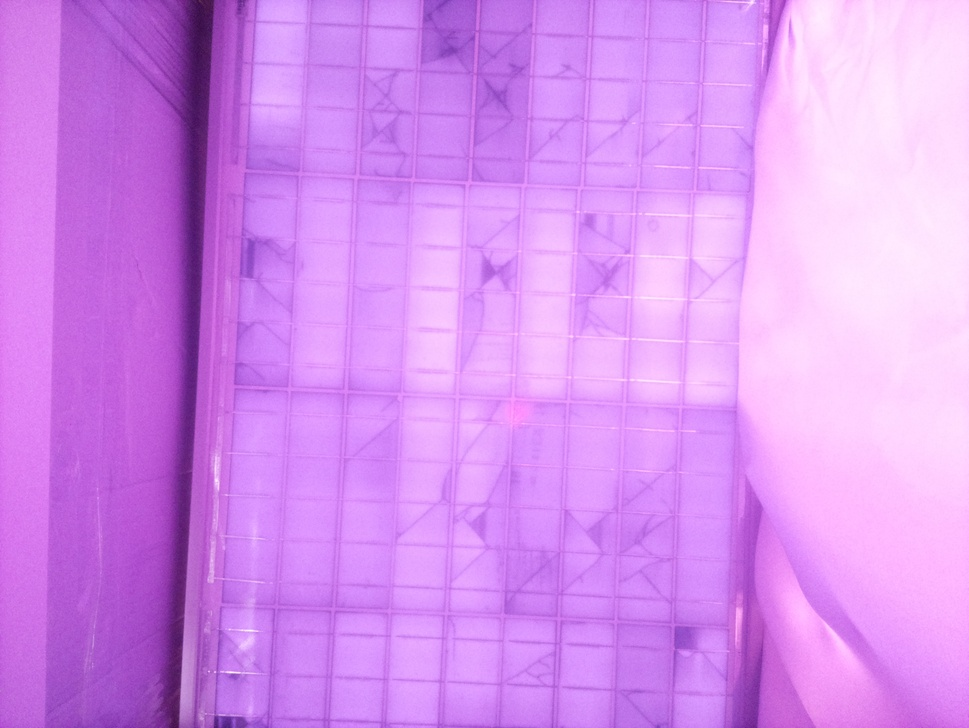
#> input picture el_photos/out-2436-30.jpeg, 969 x 728 px, shrunk from 3280 x 2464 before the run, found by its file name
$ python nC.py
#> lines starting #> are read from the running program, lines starting #| are printed output that depends on the picture
import cv2

# Gri tonlamalı görüntüyü yükle
img = cv2.imread("/home/azarakuss/development/el_photos/out-2436-30.jpeg", cv2.IMREAD_GRAYSCALE)
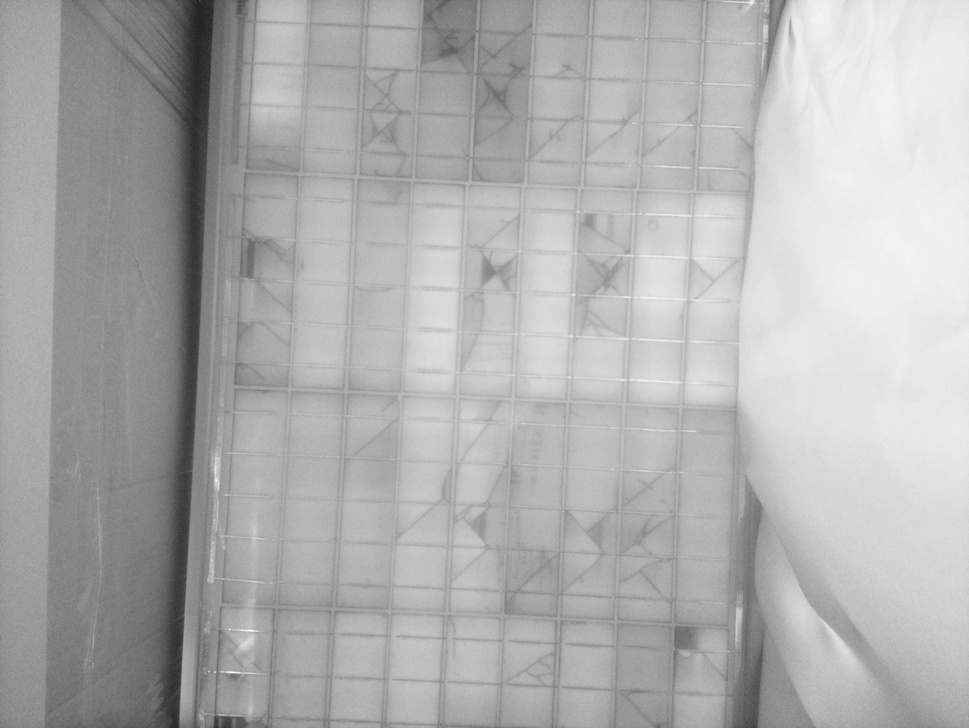
#> img: shape (728, 969); min 30, max 254, mean 175

# Histogram dengeleme işlemi uygula
gaussian_img = cv2.GaussianBlur(img, (5,5), 0)
sharp_img = cv2.addWeighted(img, 1.5, gaussian_img, -0.5, 0)
equalized_img = cv2.equalizeHist(sharp_img)
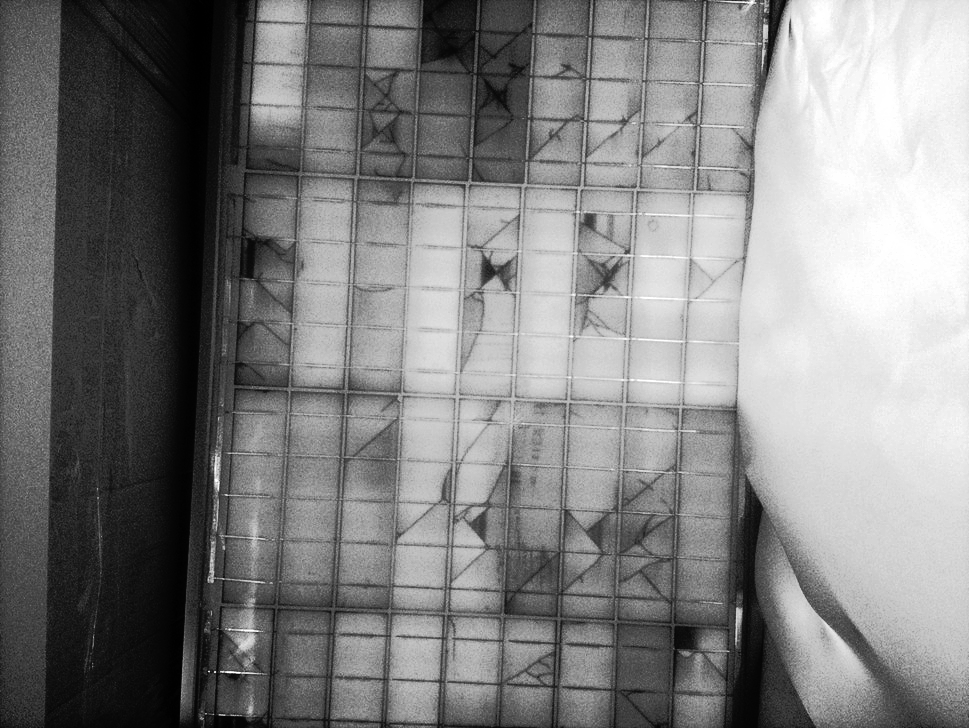
#> equalized_img: shape (728, 969); min 0, max 255, mean 128.9


# Siyah çizgileri belirginleştirmek için adaptif eşikleme uygula
#thresh = cv2.adaptiveThreshold(equalized_img, 255, cv2.ADAPTIVE_THRESH_MEAN_C, cv2.THRESH_BINARY_INV, 11, 5)

# Görüntüyü kaydet
cv2.imwrite("sonuc.jpg", equalized_img)
